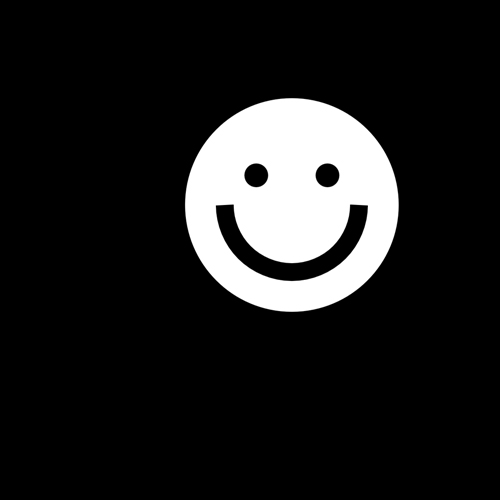
#> input picture Assignment 01/bb.jpg, 500 x 500 px
$ jupyter execute Solution_Assignment1.ipynb   (shell and % lines are left out)
#> lines starting #> are read from the running program, lines starting #| are printed output that depends on the picture; after the words box and inside, x2 and y2 are one past the last pixel; in counts of white or black regions, pixels touching at a corner belong together
[cell 1]
import numpy as np
# question 21

W = np.arange(30).reshape(6,5)

# priting the original array
print(W)

# swapping the rows
W[[1, 2]] = W[[2, 1]]

# printing the swapped array
print(W)

[cell 2]
# question 22

import matplotlib.pyplot as plt
import matplotlib.patches as patches
from PIL import Image

# function to get the top, right, left, bottom cordinates to create the bounding box
def bbox(img):
    rows = np.any(img, axis=1)
    cols = np.any(img, axis=0)
    ymin, ymax = np.where(rows)[0][[0, -1]]
    xmin, xmax = np.where(cols)[0][[0, -1]]
    return (xmin,ymin),(xmax,ymax)

# reading the image
imagename='./bb.jpg'

# converting the image in the 2D array
img = np.array(Image.open(imagename).convert('L')) > 0
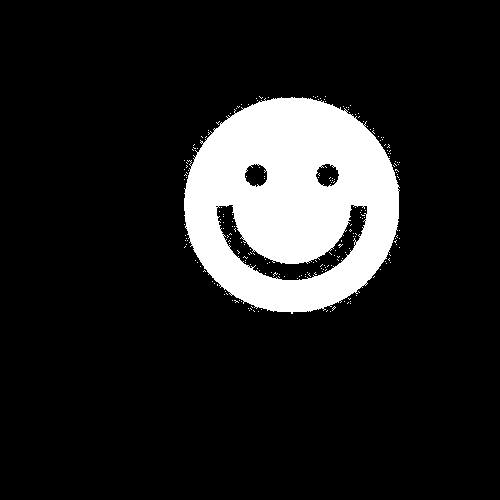
#> img: shape (500, 500) bool; 13.1% white; 221 white regions (220 under 20 px), largest, box (x1, y1, x2, y2) and area: (184, 97, 400, 314) 32399

# getting the cordinates for the image
(r1,c1),(r2,c2)=bbox(img)
#> in bbox, `ymin, ymax = np.where(rows)[0][[0, -1]]`: ymin = 96; ymax = 313
#> in bbox, `xmin, xmax = np.where(cols)[0][[0, -1]]`: xmin = 184; xmax = 399
#> r1 = 184; c1 = 96; r2 = 399; c2 = 313
print(bbox(img))
#| ((184, 96), (399, 313))

im = Image.open(imagename)
#> im is the input picture: PIL image 500x500 RGB; min 0, max 255, mean 31.8

# Create figure and axes
figure, axis = plt.subplots()

# Display the image
axis.imshow(im)
plt.show()

# Create figure and axes
figure, axis = plt.subplots()

# Display the image
axis.imshow(im)

# Create a Rectangle patch
rectangle = patches.Rectangle((r1,c1), r2-r1, c2-c1, linewidth=2, edgecolor='r', facecolor='none')

# Add the patch to the Axes
axis.add_patch(rectangle)


plt.show()
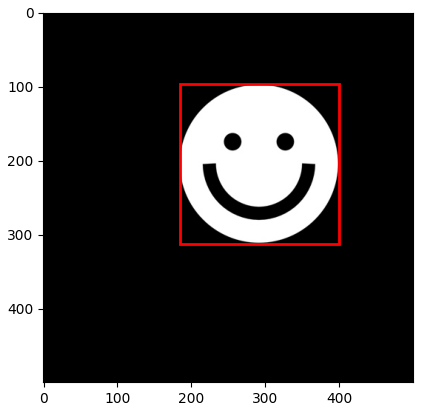
#> figure drawn by matplotlib, 1 panel

[cell 3]
# question 23
import math

# funtion to find the average for the particular window frame
def moving_average(x,N):
#> called with x = array of shape (30,), N = 5
    avg_array = []
    counter = 0
    sumv=0
    for idx,val in enumerate(x):
        # calaculating the sum for the elements
        sumv+=val
        if (idx+1)%N==0:
            #appending the upaverage in the array
            avg_array.append(math.ceil(sumv/N))
            sumv=0
    return avg_array

#generate the array with 30 elements
a = np.arange(30)
N = 3

# print the array
print(a)

#print the average array
print(moving_average(a,5))

[cell 4]
# quetion 24

# function that generates the original array from bincount array
def generate_array(array):
    new_array = []
    for val,count in enumerate(array):
        # appending elements in the array according to the frequency mentioned
        new_array+=[val]*count
    return new_array

# generating the bincount array which contains the frequency of every element
C = np.bincount([1,1,2,3,4,4,6])
print(C)
# generating the original array
result_array = generate_array(C)
print(result_array)
